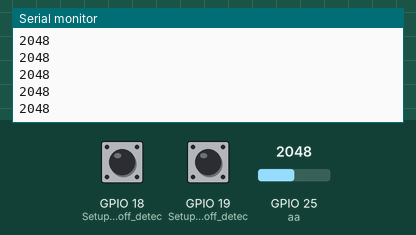
Recording of a sketch running on a simulated ESP32. Parts: the last lines printed to the serial monitor. The inputs (shaded band) are chosen by the test bench; at power-on: GPIO 18 (Setup_for_leads_off_detec) LOW, GPIO 25 (aa) = 2048, GPIO 19 (Setup_for_leads_off_detec) LOW.

Above: at 1.2 s.
1.3 s: GPIO 18 (Setup_for_leads_off_detec) pulled HIGH for 0.15 s
2.9 s: GPIO 25 (aa) set to 2866
At 3.9 s:
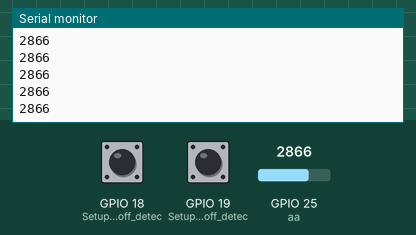
4.4 s: GPIO 25 (aa) set to 3603
At 5.1 s:
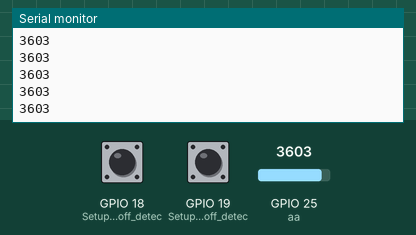
Timing chart, 0 to 7.4 s (numbered marks = the images above; inputs shaded):
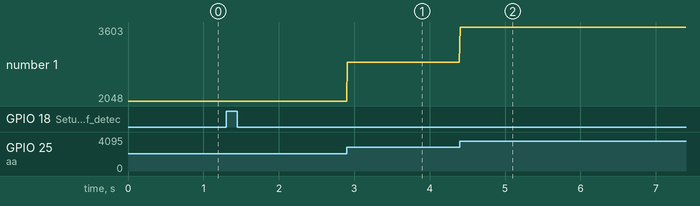

Measured:
- after the input at 2.9 s, the serial monitor: prints a new line at once (image 1)
- after the input at 4.4 s, the serial monitor: prints a new line at once (image 2)
- plotted number 1: 2048 → 2866 after the input at 2.9 s, 2866 → 3603 after the input at 4.4 s

The sketch:

electrocardiograma_prueba.ino
```cpp
#define aa 25

void setup() {
  // initialize the serial communication:
  Serial.begin(115200);
  pinMode(19, INPUT); // Setup for leads off detection LO +
  pinMode(18, INPUT); // Setup for leads off detection LO -
  pinMode(aa, INPUT);
}

void loop() {

  if((digitalRead(18) == 1)||(digitalRead(19) == 1)){
    Serial.println('!');
  }
  else{
    // send the value of analog input 0:
      Serial.println(analogRead(aa));
  }
  //Wait for a bit to keep serial data from saturating
  delay(10);
}
```
